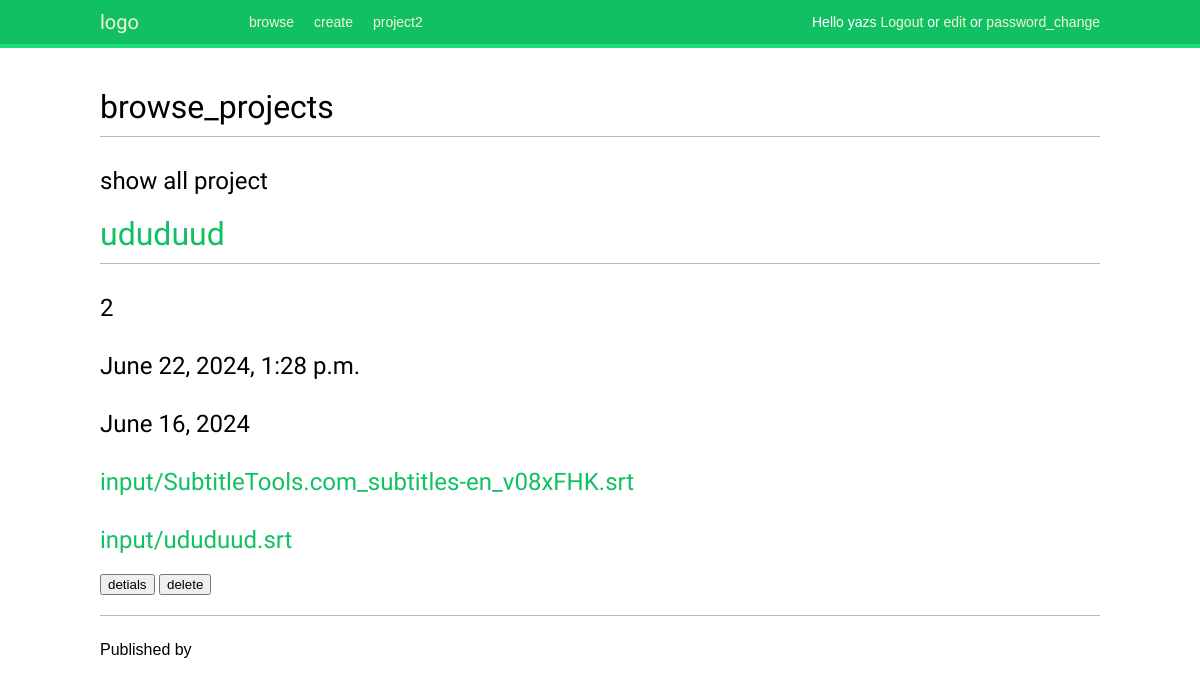
The page /home/browse_projects/ (signed in) on the database its author committed.
### translationSite/models.py (models this page shows, shortened)
class project1(models.Model):
        title=models.CharField(max_length=50)
        owner = models.ForeignKey(User, related_name='owned_projects', on_delete=models.CASCADE)
        publish = models.DateTimeField(default=timezone.now)
        deliverytime=models.DateField()
        fileAR=models.FileField(upload_to='input',null=True)
        fileEN=models.FileField(upload_to='input')
        updated_dt = models.DateTimeField(null=True)
        class Meta:
            ordering = ['-publish']
            indexes = [
                models.Index(fields=['-publish']),
            ]
        class Meta:
                permissions = [
                        ("can_view_project", "Can view project"),
                        ("can_edit_project", "Can edit project"),
        ]

### translationSite/views.py (the view)
# urls.py: path('browse_projects/', views.browse, name='browse'),
@login_required
def browse(request):
    allproject=project1.objects.filter(owner=request.user)
    return render(request,'browse_projects.html',{'form_out':allproject})

### templates/browse_projects.html (shortened to what this page needs)
{% extends "base.html" %}
{% block content %}
<h1>browse_projects</h1>
<div id="all-project">
    <h2>show all project</h2>
    {% for out in form_out %}
    <h1><a href="{% url 'translation:current' out.pk %}">{{ out.title }}</a></h1>
    <h2>{{ out.id }}</h2>
    <h2>{{ out.publish }}</h2>
    <h2>{{ out.deliverytime }}</h2>
    <h2><a href="/media/{{ out.fileEN }}">{{ out.fileEN }}</a></h2>
    <h2><a href="/media/{{ out.fileAR }}">{{ out.fileAR }}</a></h2>
    <button onclick="window.location.href='{% url 'translation:test' out.pk %}'">detials</button>
    <button onclick="window.location.href='{% url 'translation:delet' out.pk %}'">delete</button>
    {% endfor %}
  </div>
  <h1>{{ details.title }}</h1>
  <p class="date">
  Published {{ details.publish }} by {{ details.author }}
  </p>
{% endblock %}

### templates/base.html (shortened to what this page needs)
{% load static %}
<!DOCTYPE html>
<html lang="en">
<head>
    <link rel="stylesheet" href="{% static 'css/style.css' %}">
   </head>
<body>
    <div id="header">
        <span class="logo">logo</span>
        {% if request.user.is_authenticated %}
            <ul class='menu'>
                <li {% if section == 'browse' %} class="selected" {% endif %}>
                    <a href="{% url 'translation:browse' %}">browse</a>
                </li>
                <li {% if section == 'create' %} class="selected" {% endif %}>
                    <a href="{% url 'translation:create' %}">create</a>
                </li>
                <li {% if section == 'project' %} class="selected" {% endif %}>
                    <a href="#">project2</a>
                </li>
            </ul>
        {% endif %}
        <span class="user">
            {% if request.user.is_authenticated %}
                Hello {{ request.user.first_name|default:request.user.username }}
                <a href="{% url 'authh:Logout' %}">Logout</a>
                or <a href="{% url 'authh:edit' %}">edit</a>
                or <a href="{% url 'authh:password_change' %}">password_change</a>
            {% else %}
                <a href="{% url 'authh:login' %}">Login</a>
            {% endif %}
        </span>
    </div>
    <div id="content">
        {% block content %} {% endblock %}
    </div>
</body>
</html>

### static/css/style.css (style rules this page uses)
body { margin:0; padding:0; font-family:helvetica, sans-serif; }
p { line-height: 1.8; }
a { color:#12c064; text-decoration:none; }
h1, h2, h3, h4, h5 , h6 { font-family: 'Muli', sans-serif; font-weight:normal; }
h1 { border-bottom:1px solid #bbb; padding:0 0 10px 0; margin:10px 0 20px 0; }
h2 { margin:30px 0 20px; }
#header { padding:10px 100px; font-size:14px; background:#12c064; color:#fff; border-bottom:4px solid #1cdf78; overflow:auto; }
#header .logo { font-family: 'Muli', sans-serif; float:left; color:#f3f7cc; font-size:20px; margin-right:10%; }
#header ul.menu { list-style:none; float:left; margin:0; padding:0; }
#header ul.menu li { float:left; padding:4px 10px; }
#header a { color:#f3f7cc; }
#header .user { float:right; padding-top:4px; }
#content { padding:30px 100px; }

### rows shown on the page
project1: title "ududuud", id "2", publish "June 22, 2024, 1:28 p.m.", deliverytime "June 16, 2024", fileEN "input/SubtitleTools.com_subtitles-en_v08xFHK.srt", fileAR "input/ududuud.srt"

### other values the page prints
{{ request.user.first_name|default:request.user.username }} "yazs"
